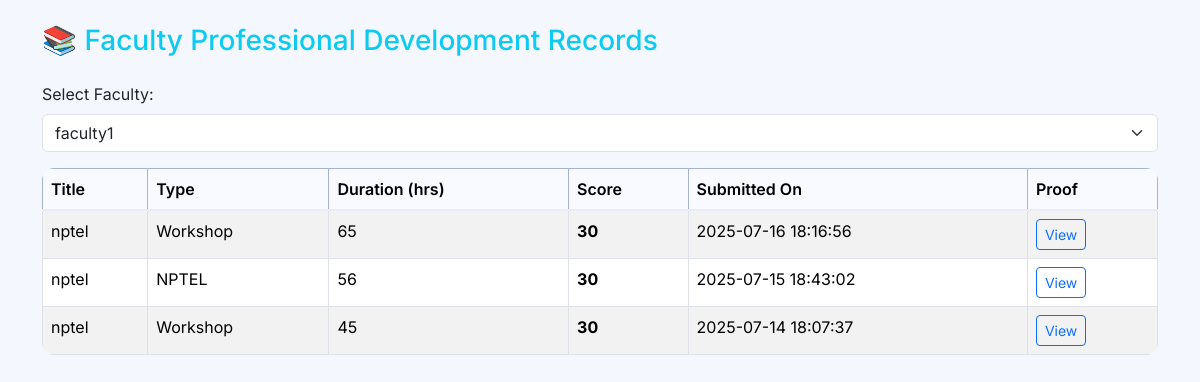
Screenshot of /analytics/view_professional_dev.php?faculty_username=faculty1 (signed in) with the database file from the repository.
### tables this page shows
CREATE TABLE `pd_records` (
  `id` int(11) NOT NULL,
  `faculty_username` varchar(100) DEFAULT NULL,
  `title` varchar(255) DEFAULT NULL,
  `type` varchar(50) DEFAULT NULL,
  `duration` int(11) DEFAULT NULL,
  `proof_file` varchar(255) DEFAULT NULL,
  `pd_score` int(11) DEFAULT NULL,
  `submitted_on` timestamp NOT NULL DEFAULT current_timestamp()
);

### analytics/view_professional_dev.php (the view, shortened to what this page needs)
<?php
include("../db.php");
include("../templates/header.php");
?>
<div class="container py-4">
  <h3 class="mb-4 text-info">📚 Faculty Professional Development Records</h3>
  <form method="GET" class="mb-3">
    <label for="faculty_username" class="form-label">Select Faculty:</label>
    <select name="faculty_username" id="faculty_username" class="form-select" onchange="this.form.submit()">
      <?php
      $facultyResult = $conn->query("SELECT username FROM users WHERE role='faculty'");
      while ($fac = $facultyResult->fetch_assoc()) {
        $selected = (isset($_GET['faculty_username']) && $_GET['faculty_username'] == $fac['username']) ? 'selected' : '';
        echo "<option value='{$fac['username']}' $selected>{$fac['username']}</option>";
      }
      ?>
    </select>
  </form>
  <?php
  if (isset($_GET['faculty_username']) && $_GET['faculty_username'] !== '') {
    $faculty = $_GET['faculty_username'];
    $query = "SELECT title, type, duration, pd_score, submitted_on, proof_file
              FROM pd_records
              WHERE faculty_username = '$faculty'
              ORDER BY submitted_on DESC";
    $result = $conn->query($query);
    if ($result->num_rows > 0) {
      echo "<table class='table table-bordered table-striped'>
              <thead class='table-primary'>
                <tr>
                  <th>Title</th>
                  <th>Type</th>
                  <th>Duration (hrs)</th>
                  <th>Score</th>
                  <th>Submitted On</th>
                  <th>Proof</th>
                </tr>
              </thead>
              <tbody>";
      while ($row = $result->fetch_assoc()) {
        echo "<tr>
                <td>{$row['title']}</td>
                <td>{$row['type']}</td>
                <td>{$row['duration']}</td>
                <td><strong>{$row['pd_score']}</strong></td>
                <td>{$row['submitted_on']}</td>
                <td>";
        if ($row['proof_file']) {
          echo "<a class='btn btn-sm btn-outline-primary' href='../uploads/pd_proofs/{$row['proof_file']}' target='_blank'>View</a>";
        } else {
          echo "—";
        }
        echo "</td></tr>";
      }
      echo "</tbody></table>";
    } else {
      echo "<p class='text-muted'>No professional development records found for this faculty.</p>";
    }
  }
  ?>
</div>
<?php include("../templates/footer.php"); ?>

### templates/header.php (style rules this page uses)
:root { --sidebar-width: 260px; --accent-blue: #0d6efd; --accent-purple: #6610f2; --accent-teal: #20c997; --surface: #f4f7fe; --card-shadow: 0 4px 24px rgba(0,0,0,.07); }
* { box-sizing: border-box; }
body { font-family: 'Inter', sans-serif; background: var(--surface); color: #212529; margin: 0; }
.table { border-radius: 12px; overflow: hidden; }
.table thead th { background: #f8faff; font-weight: 600; border-bottom: 2px solid #e8edf5; }

### rows the page displays
pd_records: title "nptel", type "Workshop", duration "65", pd_score "30", submitted_on "2025-07-16 18:16:56"
pd_records: title "nptel", type "NPTEL", duration "56", pd_score "30", submitted_on "2025-07-15 18:43:02"
pd_records: title "nptel", type "Workshop", duration "45", pd_score "30", submitted_on "2025-07-14 18:07:37"

### other values shown
form field faculty_username "faculty1"
